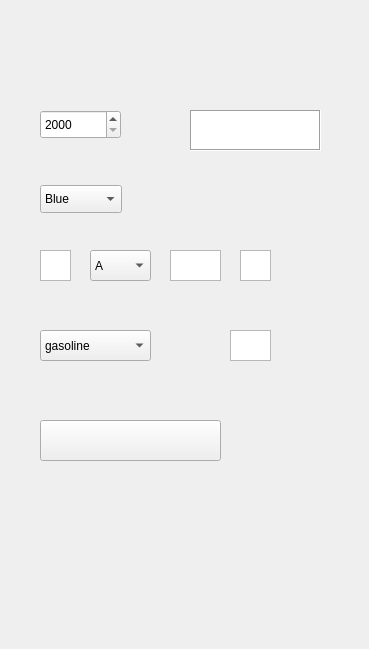
    <widget class="QWidget" name="get_machine_baxi_bar_info">
     <widget class="QLabel" name="label_15">
      <property name="geometry">
       <rect>
        <x>0</x>
        <y>0</y>
        <width>360</width>
        <height>640</height>
       </rect>
      </property>
      <property name="text">
       <string/>
      </property>
      <property name="pixmap">
       <pixmap>../image/get_machine_baxi_bar_info/get_machine_baxi_bar_info.png</pixmap>
      </property>
     </widget>
     <widget class="QTextEdit" name="two_digit_left_pelak_get_machine_baxi_bar_info">
      <property name="geometry">
       <rect>
        <x>40</x>
        <y>250</y>
        <width>31</width>
        <height>31</height>
       </rect>
      </property>
      <property name="frameShape">
       <enum>QFrame::StyledPanel</enum>
      </property>
     </widget>
     <widget class="QComboBox" name="alphabet_get_machine_baxi_bar_info">
      <property name="geometry">
       <rect>
        <x>90</x>
        <y>250</y>
        <width>61</width>
        <height>31</height>
       </rect>
      </property>
      <property name="layoutDirection">
       <enum>Qt::LeftToRight</enum>
      </property>
      <item>
       <property name="text">
        <string>A</string>
       </property>
      </item>
      <item>
       <property name="text">
        <string>B</string>
       </property>
      </item>
      <item>
       <property name="text">
        <string>C</string>
       </property>
      </item>
      <item>
       <property name="text">
        <string>D</string>
       </property>
      </item>
      <item>
       <property name="text">
        <string>E</string>
       </property>
      </item>
      <item>
       <property name="text">
        <string>G</string>
       </property>
      </item>
      <item>
       <property name="text">
        <string>F</string>
       </property>
      </item>
      <item>
       <property name="text">
        <string>S</string>
       </property>
      </item>
      <item>
       <property name="text">
        <string>Q</string>
       </property>
      </item>
     </widget>
     <widget class="QTextEdit" name="three_digit_pelak_get_machine_baxi_bar_info">
      <property name="geometry">
       <rect>
        <x>170</x>
        <y>250</y>
        <width>51</width>
        <height>31</height>
       </rect>
      </property>
      <property name="frameShape">
       <enum>QFrame::StyledPanel</enum>
      </property>
     </widget>
     <widget class="QTextEdit" name="two_digit_right_pelak_get_machine_baxi_bar_info">
      <property name="geometry">
       <rect>
        <x>240</x>
        <y>250</y>
        <width>31</width>
        <height>31</height>
       </rect>
      </property>
      <property name="frameShape">
       <enum>QFrame::StyledPanel</enum>
      </property>
     </widget>
     <widget class="QTextEdit" name="machine_name_get_machine_baxi_bar_info">
      <property name="geometry">
       <rect>
        <x>190</x>
        <y>110</y>
        <width>131</width>
        <height>41</height>
       </rect>
      </property>
      <property name="frameShape">
       <enum>QFrame::Box</enum>
      </property>
     </widget>
     <widget class="QComboBox" name="machine_fuel_get_machine_baxi_bar_info">
      <property name="geometry">
       <rect>
        <x>40</x>
        <y>330</y>
        <width>111</width>
        <height>31</height>
       </rect>
      </property>
      <property name="layoutDirection">
       <enum>Qt::LeftToRight</enum>
      </property>
      <item>
       <property name="text">
        <string>gasoline</string>
       </property>
      </item>
      <item>
       <property name="text">
        <string>CNG</string>
       </property>
      </item>
      <item>
       <property name="text">
        <string>dual</string>
       </property>
      </item>
      <item>
       <property name="text">
        <string>electricity</string>
       </property>
      </item>
     </widget>
     <widget class="QPushButton" name="machine_card_get_machine_baxi_bar_info">
      <property name="geometry">
       <rect>
        <x>40</x>
        <y>420</y>
        <width>181</width>
        <height>41</height>
       </rect>
      </property>
      <property name="text">
       <string/>
      </property>
      <property name="flat">
       <bool>false</bool>
      </property>
     </widget>
     <widget class="QPushButton" name="pushButt_next_get_machine_baxi_bar_info">
      <property name="geometry">
       <rect>
        <x>40</x>
        <y>490</y>
        <width>271</width>
        <height>29</height>
       </rect>
      </property>
      <property name="text">
       <string/>
      </property>
      <property name="flat">
       <bool>true</bool>
      </property>
     </widget>
     <widget class="QPushButton" name="pushButt_back_get_machine_baxi_bar_info">
      <property name="geometry">
       <rect>
        <x>40</x>
        <y>540</y>
        <width>271</width>
        <height>29</height>
       </rect>
      </property>
      <property name="text">
       <string/>
      </property>
      <property name="flat">
       <bool>true</bool>
      </property>
     </widget>
     <widget class="QTextEdit" name="machine_capacity_get_machine_baxi_bar_info">
      <property name="geometry">
       <rect>
        <x>230</x>
        <y>330</y>
        <width>41</width>
        <height>31</height>
       </rect>
      </property>
      <property name="frameShape">
       <enum>QFrame::StyledPanel</enum>
      </property>
     </widget>
     <widget class="QComboBox" name="machine_color_get_machine_baxi_bar_info">
      <property name="geometry">
       <rect>
        <x>40</x>
        <y>185</y>
        <width>82</width>
        <height>28</height>
       </rect>
      </property>
      <property name="layoutDirection">
       <enum>Qt::LeftToRight</enum>
      </property>
      <item>
       <property name="text">
        <string>Blue</string>
       </property>
      </item>
      <item>
       <property name="text">
        <string>White</string>
       </property>
      </item>
      <item>
       <property name="text">
        <string>Red</string>
       </property>
      </item>
      <item>
       <property name="text">
        <string>Black</string>
       </property>
      </item>
      <item>
       <property name="text">
        <string>Gray</string>
       </property>
      </item>
     </widget>
     <widget class="QSpinBox" name="machine_generate_year_get_machine_baxi_bar_info">
      <property name="geometry">
       <rect>
        <x>40</x>
        <y>110</y>
        <width>81</width>
        <height>29</height>
       </rect>
      </property>
      <property name="minimum">
       <number>2000</number>
      </property>
      <property name="maximum">
       <number>2024</number>
      </property>
      <property name="singleStep">
       <number>1</number>
      </property>
     </widget>
    </widget>
